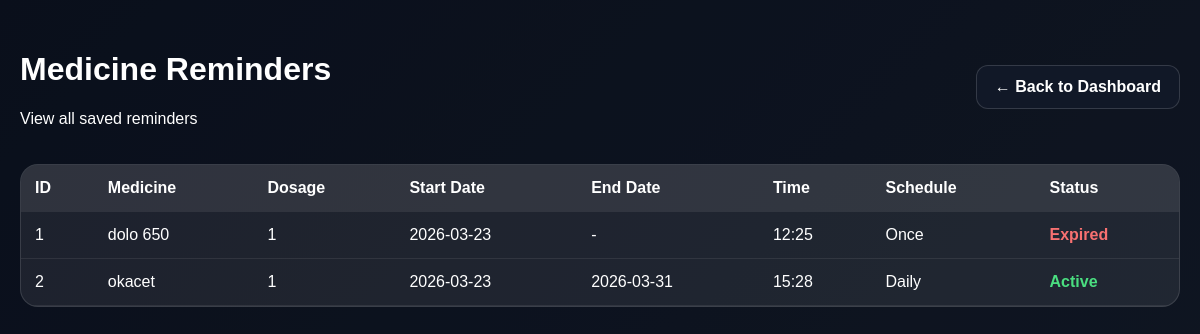
Page /admin/reminders (signed in) on the committed database.
### tables this page shows
CREATE TABLE medicine_reminders (
            id INTEGER PRIMARY KEY AUTOINCREMENT,
            user_id INTEGER NOT NULL,
            name TEXT NOT NULL,
            dosage TEXT NOT NULL,
            date TEXT NOT NULL,
            end_date TEXT,
            time TEXT NOT NULL,
            schedule TEXT NOT NULL,
            FOREIGN KEY (user_id) REFERENCES users(id)
        );

### app.py (the view)
@app.route("/admin/reminders")
@admin_required
def admin_reminders():
    conn = get_db_connection()
    cursor = conn.cursor()
    cursor.execute("""
        SELECT medicine_reminders.*, users.full_name AS user_name, users.email AS user_email
        FROM medicine_reminders
        LEFT JOIN users ON medicine_reminders.user_id = users.id
        ORDER BY date ASC, time ASC
    """)
    reminders = cursor.fetchall()
    conn.close()
    today = date.today().strftime("%Y-%m-%d")
    return render_template(
        "admin_reminders.html",
        reminders=reminders,
        today=today
    )

### app.py (called while the page is built)
def get_db_connection():
    conn = sqlite3.connect("healthcare.db")
    conn.row_factory = sqlite3.Row
    return conn

def admin_required(f):
    @wraps(f)
    def decorated_function(*args, **kwargs):
        if "admin_id" not in session:
            return redirect(url_for("admin_login"))
        return f(*args, **kwargs)
    return decorated_function

### templates/admin_reminders.html (shortened to what this page needs)
<!DOCTYPE html>
<html lang="en">
<head>
</head>
<body>
    <div class="overlay">
        <div class="container">
            <div class="topbar">
                <div>
                    <h1>Medicine Reminders</h1>
                    <p>View all saved reminders</p>
                </div>
                <a class="back-btn" href="/admin/dashboard">← Back to Dashboard</a>
            </div>
            <div class="table-wrap">
                {% if reminders %}
                <table>
                    <thead>
                        <tr>
                            <th>ID</th>
                            <th>Medicine</th>
                            <th>Dosage</th>
                            <th>Start Date</th>
                            <th>End Date</th>
                            <th>Time</th>
                            <th>Schedule</th>
                            <th>Status</th>
                        </tr>
                    </thead>
                    <tbody>
                        {% for rem in reminders %}
                        <tr>
                            <td>{{ rem["id"] }}</td>
                            <td>{{ rem["name"] }}</td>
                            <td>{{ rem["dosage"] }}</td>
                            <td>{{ rem["date"] }}</td>
                            <td>{{ rem["end_date"] if rem["end_date"] else "-" }}</td>
                            <td>{{ rem["time"] }}</td>
                            <td>{{ rem["schedule"] }}</td>
                            <td>
                                {% if rem["schedule"] == "Once" and rem["date"] < today %}
                                    <span class="expired">Expired</span>
                                {% elif rem["schedule"] == "Daily" and rem["end_date"] and rem["end_date"] < today %}
                                    <span class="expired">Expired</span>
                                {% else %}
                                    <span class="active">Active</span>
                                {% endif %}
                            </td>
                        </tr>
                        {% endfor %}
                    </tbody>
                </table>
                {% else %}
                <div class="empty">No reminders found.</div>
                {% endif %}
            </div>
        </div>
    </div>
</body>
</html>

### templates/admin_reminders.html (style rules this page uses)
* { box-sizing: border-box; }
body { margin: 0; font-family: Arial, sans-serif; background: linear-gradient(135deg, #0f172a, #1e293b, #111827); background-size: 300% 300%; animation: gradientMove 10s ease infinite; min-height: 100vh; color: white; }
.overlay { min-height: 100vh; background: rgba(0,0,0,0.35); padding: 30px 20px; }
.container { max-width: 1250px; margin: auto; }
.topbar { display: flex; justify-content: space-between; align-items: center; gap: 15px; flex-wrap: wrap; margin-bottom: 20px; }
.back-btn { text-decoration: none; background: #111827; color: white; padding: 12px 18px; border-radius: 12px; border: 1px solid rgba(255,255,255,0.15); font-weight: bold; }
.table-wrap { background: rgba(255,255,255,0.08); border: 1px solid rgba(255,255,255,0.12); border-radius: 18px; overflow: hidden; }
table { width: 100%; border-collapse: collapse; }
th, td { padding: 14px; border-bottom: 1px solid rgba(255,255,255,0.08); text-align: left; }
th { background: rgba(255,255,255,0.08); }
.expired { color: #f87171; font-weight: bold; }
.active { color: #4ade80; font-weight: bold; }

### rows in the picture
medicine_reminders: id "1", name "dolo 650", dosage "1", date "2026-03-23", rem "-", time "12:25", schedule "Once", shows "Expired"
medicine_reminders: id "2", name "okacet", dosage "1", date "2026-03-23", end_date "2026-03-31", time "15:28", schedule "Daily", shows "Active"
